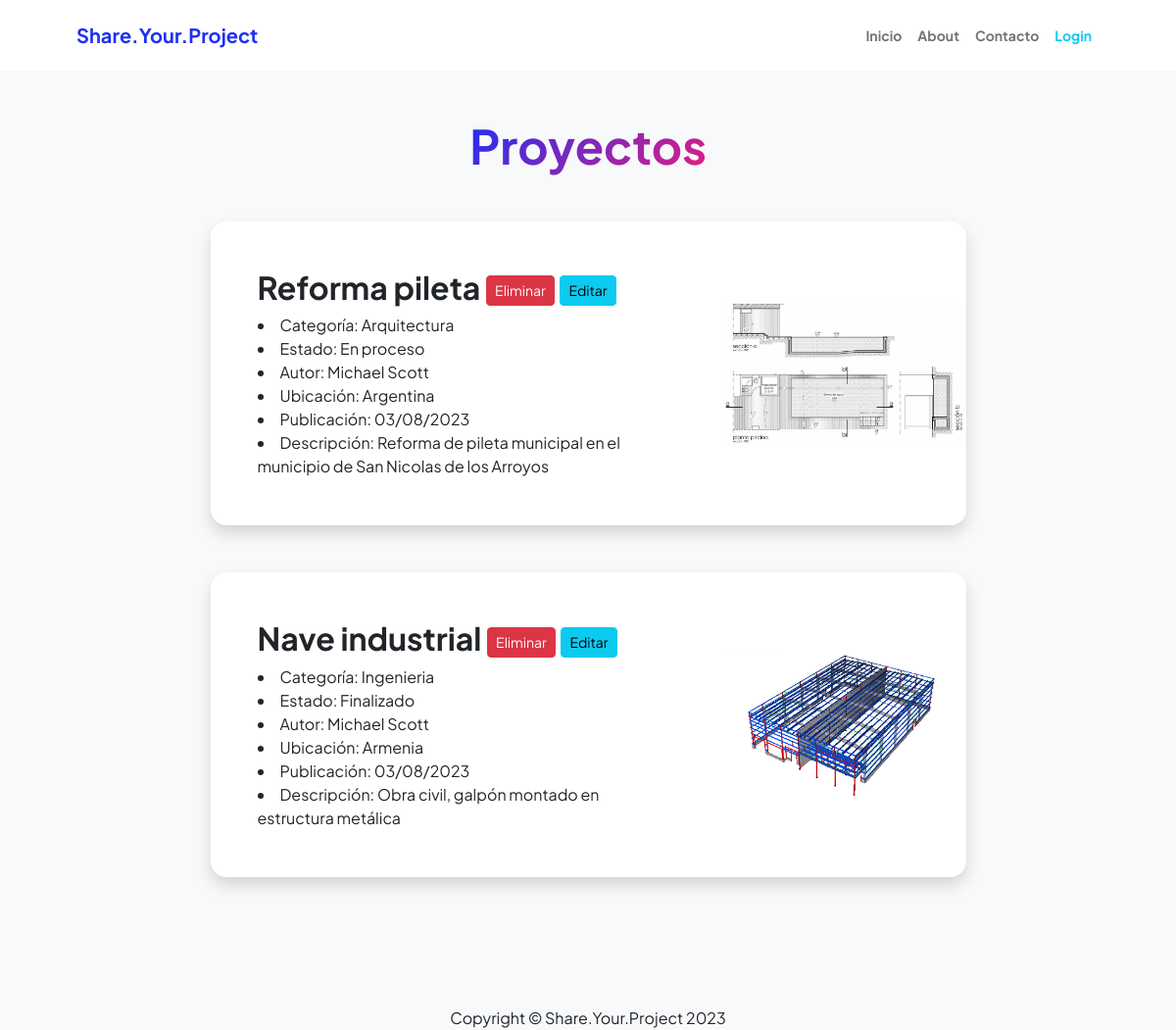
The app's page /proyecto/list/, older data.
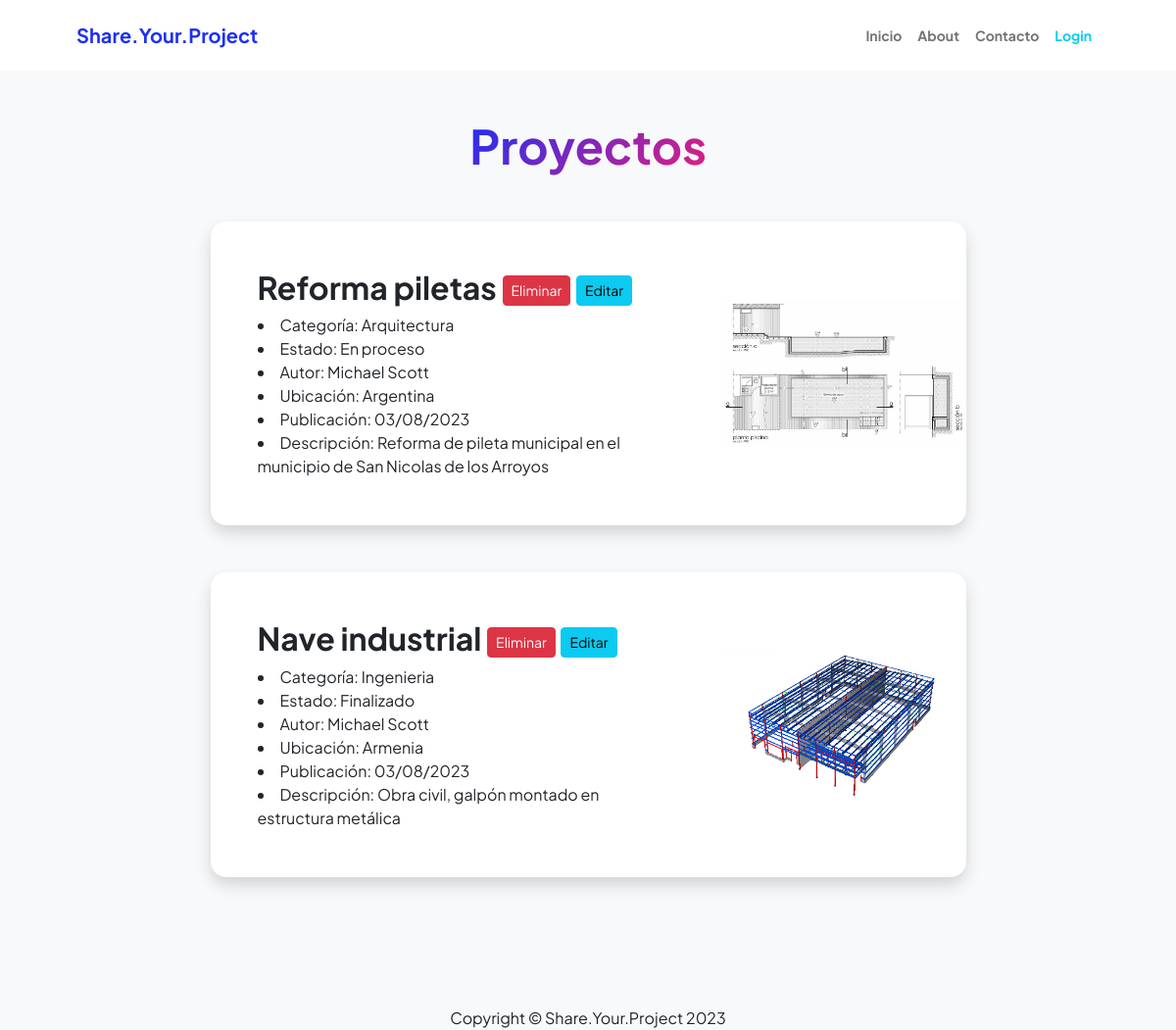
The same page, newer data.
### apps/proyectos/models.py (models this page shows, shortened)
class Proyecto(models.Model):
    categoria_id = models.ForeignKey(
        ProyectoCategoria, on_delete=models.SET_NULL, null=True, verbose_name="Categoría")
    nombre = models.CharField(max_length=150, unique=True)
    descripcion = models.CharField(
        max_length=250, null=True, blank=True, verbose_name="descripción")
    opciones = (('En proceso', 'En proceso'), ('Finalizado', 'Finalizado'))
    estado = models.CharField(max_length=100, choices=opciones)
    autor_id = models.ForeignKey(
        "autores.Autor", on_delete=models.SET_NULL, null=True, verbose_name="Autor")
    ubicacion = CountryField(verbose_name="Ubicación", null=True)
    fecha_publicacion = models.DateTimeField(
        default=timezone.now, editable=False, null=True, verbose_name="Fecha de publicación")
    imagen = models.ImageField(
        upload_to="imagenes/", null=True, blank=True, default="channels4_profile.jpg")
    @property
    def get_photo_url(self):
        if self.imagen and hasattr(self.imagen, 'url'):
            return self.imagen.url
        else:
            return "/media/imagenes/default.png"
    class Meta:
        verbose_name = "proyectos"
        verbose_name_plural = "proyectos"

class ProyectoCategoria(models.Model):
    nombre = models.CharField(max_length=100, unique=True)
    descripcion = models.CharField(max_length=200, verbose_name="descripción")
    def __str__(self):
        return self.nombre
    class Meta:
        verbose_name = "categoría de proyectos"
        verbose_name_plural = "categoría de proyectos"

### apps/autores/models.py (models this page shows, shortened)
class Autor(models.Model):
    nombre = models.CharField(max_length=50)
    apellido = models.CharField(max_length=50)
    profesion = models.CharField(max_length=100, null=True)
    email = models.EmailField(max_length=100)
    edad = models.PositiveIntegerField(null=True)
    telefono = models.PositiveIntegerField(null=True)
    pais = CountryField(verbose_name="país", null=True)
    avatar = models.ImageField(upload_to="avatares", null=True)
    def __str__(self):
        return f"{self.nombre} {self.apellido}"
    class Meta:
        verbose_name = "Autores"
        verbose_name_plural = "Autores"

### apps/proyectos/views.py (the view)
# urls.py: path("proyecto/list/", views.ProyectoList.as_view(),
class ProyectoList(ListView):
    model = models.Proyecto

### apps/proyectos/templates/proyectos/proyecto_list.html (shortened to what this page needs)
{% load static %}
<!DOCTYPE html>
<html lang="en">
    <head>
        <link href="https://cdn.jsdelivr.net/npm/bootstrap-icons@1.8.1/font/bootstrap-icons.css" rel="stylesheet" />
        <link href="{% static 'Home/css/styles.css' %}" rel="stylesheet" />
    </head>
    <body class="d-flex flex-column h-100 bg-light">
        <main class="flex-shrink-0">
            {% include 'Home/navbar.html' %}
            <section class="py-5">
                <div class="container px-5 mb-5">
                    <div class="text-center mb-5">
                        <h1 class="display-5 fw-bolder mb-0"><span class="text-gradient d-inline">Proyectos</span></h1>
                    </div>
                    <div class="row gx-5 justify-content-center">
                        <div class="col-lg-11 col-xl-9 col-xxl-8">
                            {% if object_list %}
                                {% for object in object_list %}
                                    <div class="card overflow-hidden shadow rounded-4 border-0 mb-5">
                                        <div class="card-body p-0">
                                            <div class="d-flex align-items-center">
                                                <div class="p-5">
                                                    <h2 class="fw-bolder"> {{object.nombre}} <a href="{% url 'proyectos:proyecto_delete' object.id %}" class="btn btn-danger btn-sm">Eliminar</a> <a href="{% url 'proyectos:proyecto_modificar' object.id %}" class="btn btn-info btn-sm">Editar </a>
                                                    </h2>
                                                    <li>Categoría: {{object.categoria_id}}</li>
                                                    <li>Estado: {{object.estado}}</li>
                                                    <li>Autor: {{object.autor_id}}</li>
                                                    <li>Ubicación: {{object.ubicacion.name}}</li>
                                                    <li>Publicación: {{object.fecha_publicacion|date:"d/m/Y"}}</li>
                                                    <li>Descripción: {{object.descripcion}}</li>
                                                </div>
                                                <img  src="{{ object.get_photo_url}}" height="150" width="250" alt="..." />
                                            </div>
                                        </div>
                                    </div>
                                {% endfor %}
                            {% endif %}
                        </main>
                        {% include 'Home/footer.html' %}
                    </body>
                </html>

Row changes from the older to the newer data that the page shows:
changed Proyecto "En proceso": nombre "Reforma pileta" → "Reforma piletas"
